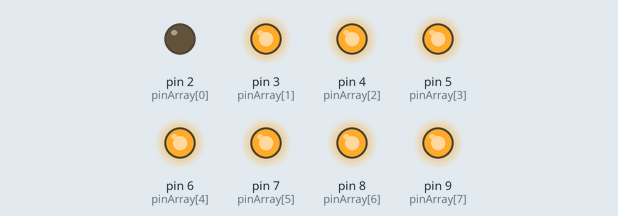
Recording of a sketch running on a simulated Arduino Uno, built with avr-gcc and run on an emulated ATmega328P. Parts: output pins drawn as LEDs (lit = HIGH).

Above: at 0.1 s.
At 12.1 s:
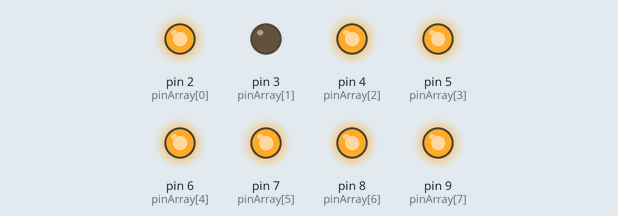
At 36.1 s:
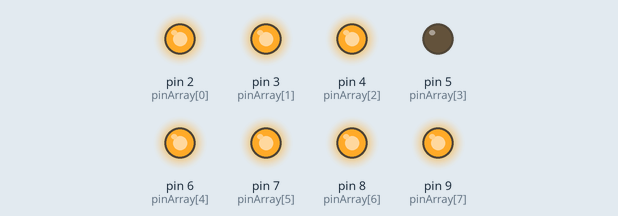
At 60.1 s:
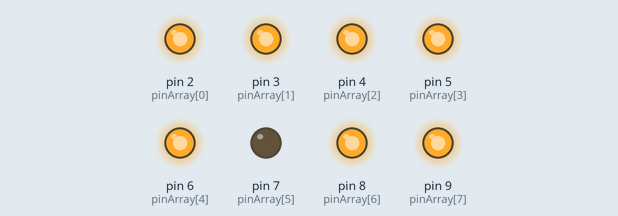
At 84.1 s:
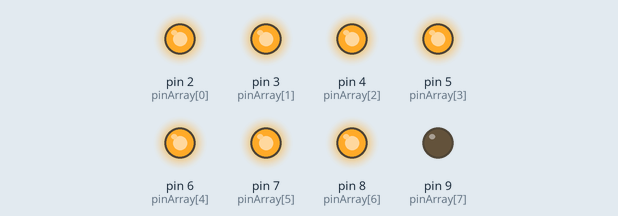
At 128.1 s:
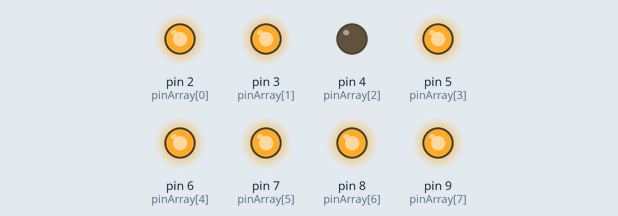
Timing chart, 0 to 129.6 s (numbered marks = the images above):
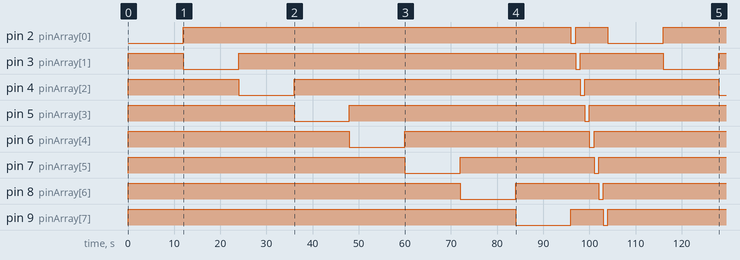

The sketch:

lamp_loop_2_cycles.ino
```cpp
int pinArray[] = {2,3,4,5,6,7,8,9}; // define the pins that will connect to the relays

int cycle1LengthMs = 12000;  // how long each lamp stays on in the first cycle
int cycle2LengthMs = 1000;   // how long each lamp stays on in the second cycle

void setup() {
  for (int i = 0; i < (sizeof(pinArray)/sizeof(int)); i++){
    pinMode(pinArray[i],OUTPUT);
    digitalWrite(pinArray[i], HIGH);    // initialise all relays to HIGH (light off)
  }
  digitalWrite(pinArray[0], LOW);       // except the first one
}


void loop() {
  // first cycle
  for (int i = 0; i < (sizeof(pinArray)/sizeof(int))-1; i++){
    delay(cycle1LengthMs);
    digitalWrite(pinArray[i], HIGH);    // turn off this relay
    digitalWrite(pinArray[i+1], LOW);   // turn on the next one
  }
  // loop exits when the last relay is on, we need to wait and reset the loop
  delay(cycle1LengthMs);
  digitalWrite(pinArray[(sizeof(pinArray)/sizeof(int))-1], HIGH);
  digitalWrite(pinArray[0], LOW);

  // second cycle
  for (int i = 0; i < (sizeof(pinArray)/sizeof(int))-1; i++){
    delay(cycle2LengthMs);
    digitalWrite(pinArray[i], HIGH);    // turn off this relay
    digitalWrite(pinArray[i+1], LOW);   // turn on the next one
  }
  delay(cycle2LengthMs);
  digitalWrite(pinArray[(sizeof(pinArray)/sizeof(int))-1], HIGH);
  digitalWrite(pinArray[0], LOW);
}
```

Measured:
- by itself, pin 2 (pinArray[0]): goes HIGH 84.0 s, LOW 1.0 s, HIGH 7.0 s, LOW 12.0 s, then HIGH
- by itself, pin 3 (pinArray[1]): goes LOW 12.0 s, HIGH 73.0 s, LOW 1.0 s, HIGH 18.0 s, LOW 12.0 s, then HIGH
- by itself, pin 4 (pinArray[2]): goes LOW 12.0 s, HIGH 62.0 s, LOW 1.0 s, HIGH 29.0 s, then LOW
- by itself, pin 5 (pinArray[3]): HIGH → LOW at 36.0 s, → HIGH 12.0 s later, → LOW 51.0 s later, → HIGH 1.0 s later
- by itself, pin 6 (pinArray[4]): HIGH → LOW at 48.0 s, → HIGH 12.0 s later, → LOW 40.0 s later, → HIGH 1.0 s later
- by itself, pin 7 (pinArray[5]): HIGH → LOW at 60.0 s, → HIGH 12.0 s later, → LOW 29.0 s later, → HIGH 1.0 s later
- by itself, pin 8 (pinArray[6]): HIGH → LOW at 72.0 s, → HIGH 12.0 s later, → LOW 18.0 s later, → HIGH 1.0 s later
- by itself, pin 9 (pinArray[7]): HIGH → LOW at 84.0 s, → HIGH 12.0 s later, → LOW 7.0 s later, → HIGH 1.0 s later
